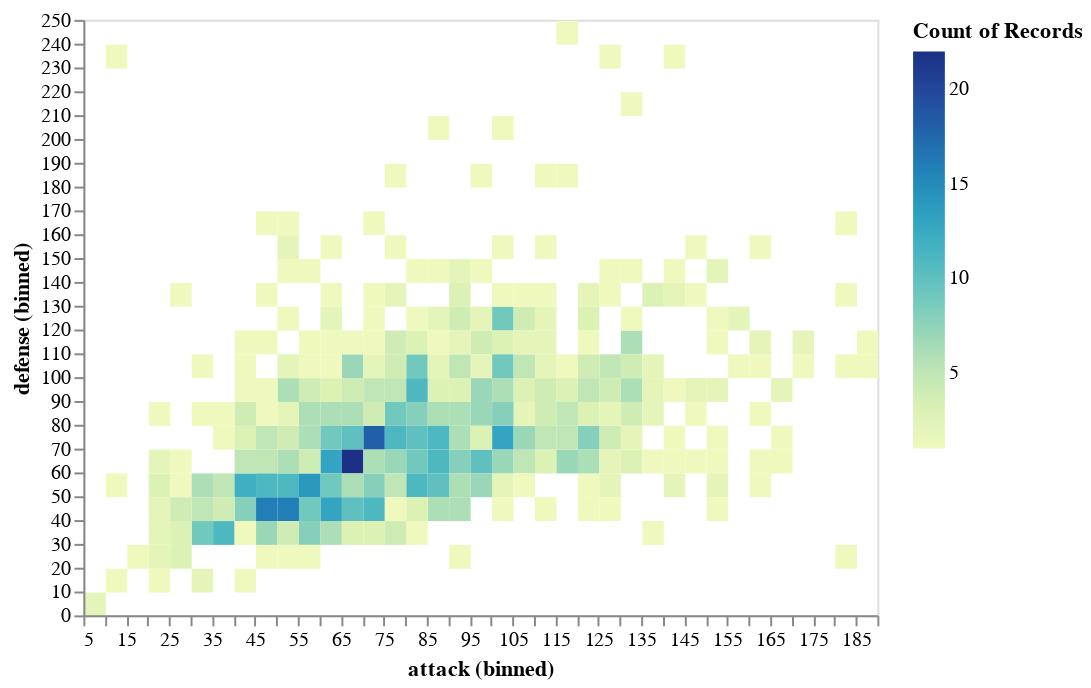

The cell this chart's notebook holds for it:
### Markdown cell above
**b. Binned Scatterplot**

### Code cell
alt.Chart(pokemon_data).mark_rect().encode(
    alt.X('attack', bin=alt.Bin(maxbins=40)),
    alt.Y('defense', bin=alt.Bin(maxbins=30)),
    alt.Color('count(generation):Q', scale=alt.Scale(scheme='yellowgreenblue'))
)

### Figure 1 — Vega-Lite specification as saved in the notebook (floating-point values rounded to 4 significant figures; data arrays with more than 128 entries replaced by an {"elided": "..."} marker saying what was removed)
{"config": {"view": {"continuousWidth": 400, "continuousHeight": 300}}, "data": {"name": "data-4ffbd4dc5d11118892e7de8ac9289676"}, "mark": "rect", "encoding": {"color": {"type": "quantitative", "aggregate": "count", "field": "generation", "scale": {"scheme": "yellowgreenblue"}}, "x": {"type": "quantitative", "bin": {"maxbins": 40}, "field": "attack"}, "y": {"type": "quantitative", "bin": {"maxbins": 30}, "field": "defense"}}, "$schema": "https://vega.github.io/schema/vega-lite/v4.8.1.json", "datasets": {"data-4ffbd4dc5d11118892e7de8ac9289676": {"elided": "1028 records"}}}
